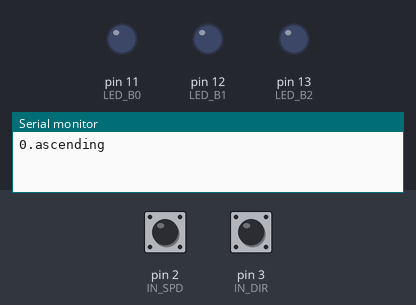
Simulated run of this sketch. Board: Arduino Uno, built with avr-gcc and run on an emulated ATmega328P. On the bench: output pins drawn as LEDs (lit = HIGH), the last lines printed to the serial monitor. The inputs (shaded band) are chosen by the test bench; at power-on: pin 3 (IN_DIR) HIGH, pin 2 (IN_SPD) HIGH.

Above: at 0.1 s.
At 5.3 s:
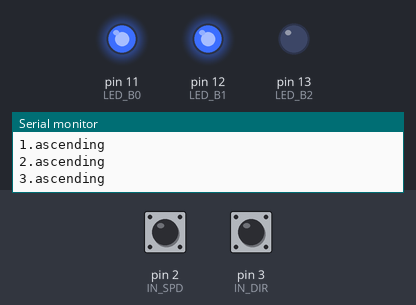
5.4 s: pin 3 (IN_DIR) pulsed LOW 5 times (0.12 s each, 0.3 s apart)
At 8.1 s:
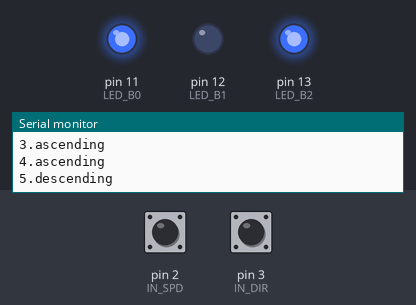
Timing chart, 0 to 27.0 s (numbered marks = the images above; inputs shaded):
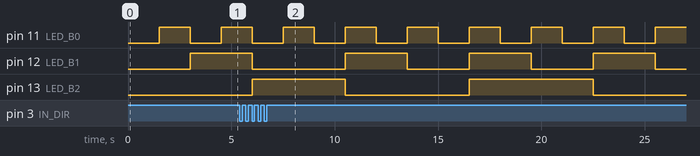

The sketch:

bicount.ino
```cpp
#define LED_B0 11  //Compiler replaces mention of LED_B0 with 11 at compile time
#define LED_B1 12  //Compiler replaces mention of LED_B1 with 12 at compile time
#define LED_B2 13  //Compiler replaces mention of LED_B2 with 13 at compile time

#define IN_DIR 3   //Compiler replaces mention of IN_DIR with 3 at compile time
#define IN_SPD 2   //Compiler replaces mention of IN_SPD with 2 at compile time

short count = 0;  //variable declaration, used for blinking LEDs
short cntDir = 1; //variable declaration, used to reverse blinking order
enum SM_States { SM_Dir_Start, SM_Dir_s0, SM_Dir_s1, SM_Dir_s2 } SM_StateDirBtn;  //state variable declaration

int spd; //variable declaration, used as argument with delay to change blink speed

//state variable declaration, SM_prev used to determine if function was last set to slow or fast prior to getting to state 5
enum SM_Spd_States { SM_Spd_Start, SM_Spd_s0, SM_Spd_s1, SM_Spd_s2, SM_Spd_s3, SM_Spd_s4,
                     SM_Spd_s5, SM_Spd_s6, SM_Spd_s7, SM_Spd_s8} SM_StateSpdBtn, SM_prev;

void setup()
{
  Serial.begin(9600);        //set data rate for serial transmission
  pinMode(LED_B0, OUTPUT);   //pin 11 as output
  pinMode(LED_B1, OUTPUT);   //pin 12 as output
  pinMode(LED_B2, OUTPUT);   //pin 13 as output

  pinMode(IN_DIR, INPUT);   //pin 3 as output
  pinMode(IN_SPD, INPUT);   //pin 2 as output

  SM_StateDirBtn = SM_Dir_Start;  //initialize to start state
  SM_StateSpdBtn = SM_Spd_Start;  //initialize to start state
}

//TickFct_DirectionBtnSM function reverses the current order at which LEDs blink counting
void TickFct_DirectionBtnSM(){
   switch(SM_StateDirBtn) {   // Transitions
     case SM_Dir_Start:  // Initial transition
        SM_StateDirBtn = SM_Dir_s0;
        break;
     case SM_Dir_s0:
           if(digitalRead(IN_DIR) == 0){
               SM_StateDirBtn = SM_Dir_s1;
           }
           break;
     case SM_Dir_s1:
          if(digitalRead(IN_DIR) == 1){
               SM_StateDirBtn = SM_Dir_s2;
           }
           break;
    case SM_Dir_s2:
            SM_StateDirBtn = SM_Dir_s0;
            break;
     default:
        break;
    } // Transitions
    switch(SM_StateDirBtn) {   // State actions
       case SM_Dir_s0:
          break;
       case SM_Dir_s1:
          break;
       case SM_Dir_s2:
          cntDir = (-1)*cntDir;  //reverses blink order
          break;
       default:
          break;
     } // State actions
}

//TickFct_SpeedBtnSM function changes the speed at which LEDs blink counting
void TickFct_SpeedBtnSM()
{
   switch(SM_StateSpdBtn) {   // Transitions
     case SM_Spd_Start:  // Initial transition
        SM_StateSpdBtn = SM_Spd_s2;
        break;
     //------------------ slow speed below
     case SM_Spd_s0:
           if(digitalRead(IN_SPD) == 0){
               SM_StateSpdBtn = SM_Spd_s1;
           }
           break;
     case SM_Spd_s1:
           if(digitalRead(IN_SPD) == 1){
               SM_StateSpdBtn = SM_Spd_s2;
           }
           break;
    case SM_Spd_s2:
           SM_StateSpdBtn = SM_Spd_s3;
            break;
     //------------------ med speed below
    case SM_Spd_s3:
           if(digitalRead(IN_SPD) == 0){
              SM_StateSpdBtn = SM_Spd_s4;
           }
           break;
     case SM_Spd_s4:
           if(digitalRead(IN_SPD) == 1){
               SM_StateSpdBtn = SM_Spd_s5;
           }
           break;
     case SM_Spd_s5:
            if(SM_prev == SM_Spd_s2){
              SM_StateSpdBtn = SM_Spd_s6;
           }
           else if(SM_prev == SM_Spd_s8){
              SM_StateSpdBtn = SM_Spd_s0;
           }
            break;
     //------------------- fast speed below
     case SM_Spd_s6:
           if(digitalRead(IN_SPD) == 0){
               SM_StateSpdBtn = SM_Spd_s7;
           }
           break;
     case SM_Spd_s7:
           if(digitalRead(IN_SPD) == 1){
               SM_StateSpdBtn = SM_Spd_s8;
           }
           break;
     case SM_Spd_s8:
            SM_StateSpdBtn = SM_Spd_s3;
            break;
     default:
        break;
    } // Transitions
    switch(SM_StateSpdBtn) {   // State actions
       case SM_Spd_s0:
          break;
       case SM_Spd_s1:
          break;
       case SM_Spd_s2:
              spd = 1500;   //set speed to 1500 ms
              SM_prev = SM_Spd_s2;  //set variable to state 2
          break;
       case SM_Spd_s3:
          break;
       case SM_Spd_s4:
          break;
       case SM_Spd_s5:
              spd = 500;   //set speed to 500 ms
          break;
       case SM_Spd_s6:
          break;
       case SM_Spd_s7:
          break;
       case SM_Spd_s8:
              spd = 100;   //set speed to 100 ms
              SM_prev = SM_Spd_s8;   //set variable to state 8
          break;
       default:
          break;
     } // State actions
}

void loop()
{
  //reset count
  if(count < -7 || count > 7){
    count = 0;
  }

  TickFct_DirectionBtnSM();   //function call
  TickFct_SpeedBtnSM();       //function call
  digitalWrite(LED_B0, count & 0x01);  //LED is set to either high or low
  digitalWrite(LED_B1, (count & 0x02) >> 1);  //LED is set to either high or low
  digitalWrite(LED_B2, (count & 0x04) >> 2); //LED is set to either high or low

  //prints direction of LED blink counting
  if(cntDir > 0) {
    Serial.print(count);
    Serial.println(".ascending");
  }else{
    Serial.print(count);
    Serial.println(".descending");
  }
  delay(spd);   //speed at which lights blink
  count = count + cntDir;   //increments or decrements count depending on if cntDir is positive/negative
}
```

Measured:
- by itself, pin 11 (LED_B0): alternates HIGH for 1.5 s and LOW for 1.5 s
- by itself, pin 12 (LED_B1): repeats every 6.0 s: HIGH 3.0 s, LOW 3.0 s
